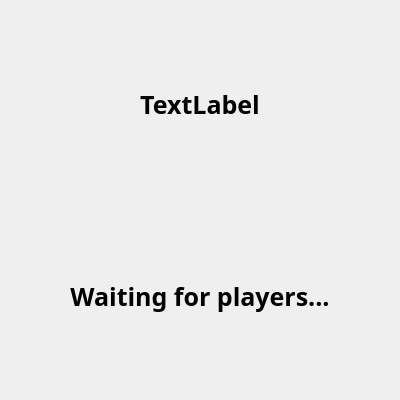
<?xml version="1.0" encoding="UTF-8"?>
<ui version="4.0">
 <class>ConnectionWaitScreen</class>
 <widget class="QWidget" name="ConnectionWaitScreen">
  <property name="geometry">
   <rect>
    <x>0</x>
    <y>0</y>
    <width>400</width>
    <height>400</height>
   </rect>
  </property>
  <property name="sizePolicy">
   <sizepolicy hsizetype="Minimum" vsizetype="Minimum">
    <horstretch>0</horstretch>
    <verstretch>0</verstretch>
   </sizepolicy>
  </property>
  <property name="windowTitle">
   <string>Form</string>
  </property>
  <layout class="QVBoxLayout" name="verticalLayout">
   <item>
    <widget class="QLabel" name="ipLabel">
     <property name="sizePolicy">
      <sizepolicy hsizetype="Minimum" vsizetype="Minimum">
       <horstretch>0</horstretch>
       <verstretch>0</verstretch>
      </sizepolicy>
     </property>
     <property name="font">
      <font>
       <family>Sans Serif</family>
       <pointsize>19</pointsize>
       <weight>75</weight>
       <bold>true</bold>
      </font>
     </property>
     <property name="text">
      <string>TextLabel</string>
     </property>
     <property name="alignment">
      <set>Qt::AlignCenter</set>
     </property>
    </widget>
   </item>
   <item>
    <widget class="QLabel" name="waitLabel">
     <property name="sizePolicy">
      <sizepolicy hsizetype="Minimum" vsizetype="Minimum">
       <horstretch>0</horstretch>
       <verstretch>0</verstretch>
      </sizepolicy>
     </property>
     <property name="font">
      <font>
       <family>Sans Serif</family>
       <pointsize>19</pointsize>
       <weight>75</weight>
       <bold>true</bold>
      </font>
     </property>
     <property name="text">
      <string>Waiting for players...</string>
     </property>
     <property name="alignment">
      <set>Qt::AlignCenter</set>
     </property>
    </widget>
   </item>
  </layout>
 </widget>
 <resources/>
 <connections/>
</ui>
